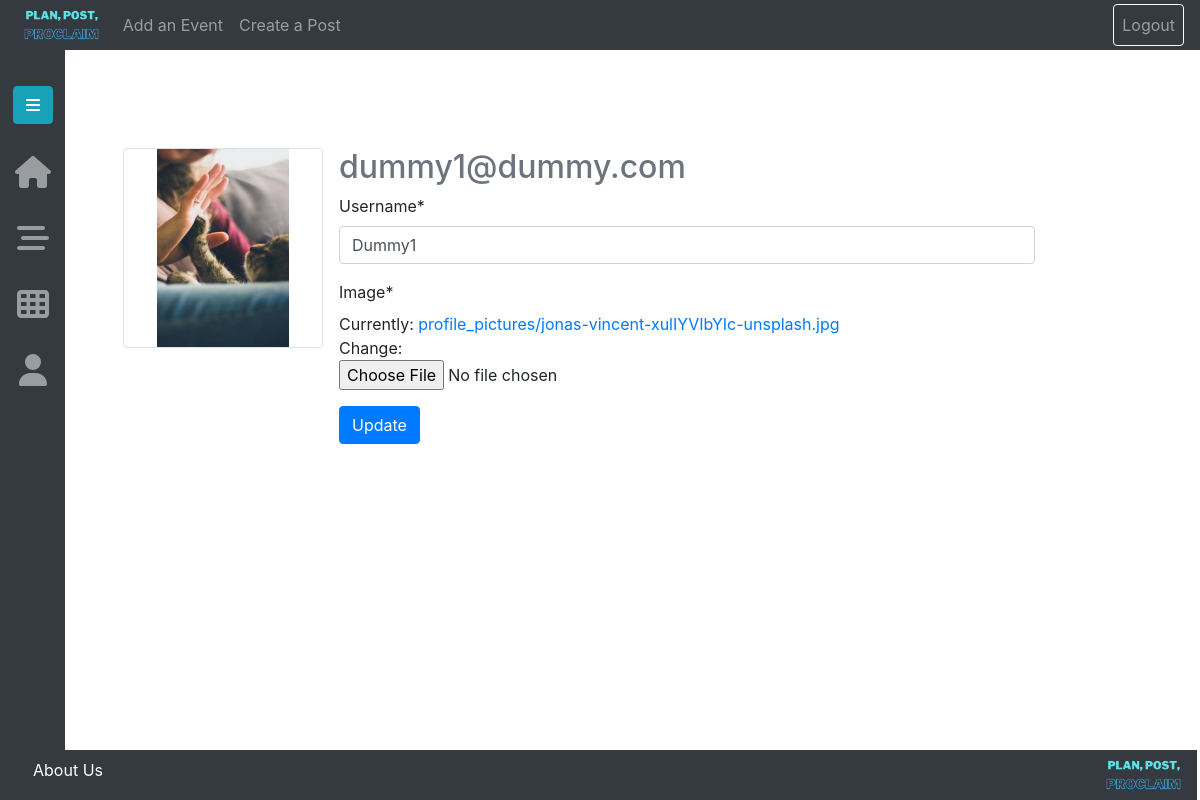
/profile/ (signed in), run on the app's committed database.
### accounts/models.py (models this page shows, shortened)
class User(AbstractUser):
    username = models.CharField(
        _('username'),
        max_length=150,
        unique=True,
        error_messages={
            'unique': _("A user with that username already exists."),
        },
    )
    email = models.EmailField(
        _('email address'),
        unique=True,
        error_messages={
            'unique': _("A user with that Email already exists."),
        },
    )
    EMAIL_FIELD = 'email'
    USERNAME_FIELD = 'email'
    REQUIRED_FIELDS = ['username',]
    objects = UserManager()

class Profile(models.Model):
    user=models.OneToOneField(User,on_delete=models.CASCADE)
    image=models.ImageField(default='default.png',upload_to='profile_pictures')

### accounts/views.py (the view)
# urls.py: path("profile/",account_views.profile,name='profile'),
@login_required
def profile(request):
	if request.method=="POST":
		u_form=UserUpdateForm(request.POST,instance=request.user)
		p_form=ProfileUpdateForm(request.POST,request.FILES, instance=request.user.profile)
		if u_form.is_valid() and p_form.is_valid():
			u_form.save()
			p_form.save()
			messages.success(request,f'Congratulations {request.user.email}, your profile has been updated successfully!')
			return redirect('profile')
	else:
		u_form=UserUpdateForm(instance=request.user)
		p_form=ProfileUpdateForm(instance=request.user.profile)
	context={
		'u_form':u_form,
		'p_form':p_form
		}
	return render(request,'accounts/profile.html',context)

### accounts/forms.py
class UserUpdateForm(forms.ModelForm):
	class Meta:
		model=User
		fields=['username']

class ProfileUpdateForm(forms.ModelForm):
	class Meta:
		model=Profile
		fields=['image']

### accounts/templates/accounts/profile.html (shortened to what this page needs)
{% extends "Base.html" %}
{% load crispy_forms_tags %}
{% block content %}
	<div class="container">
		<div class="media mt-5">
	  		<img id="profile" src="{{ user.profile.image.url }}" class="mr-3 rounded" height="200px" width="200px">
	  		<div class="media-body">
	    		<h2 class="mt-0 text-muted">{{ user.email }}</h2>
				<form method="POST" enctype="multipart/form-data">
					<div class="form-group" width="100px">
						{{ u_form|crispy }}
					</div>
					<div class="form-group">
						{{ p_form|crispy }}
					</div>
					<div class="form-actions">
	            		<button type="submit" class="btn btn-primary">Update</button>
					</div>
				</form>
	  		</div>
		</div>
	</div>
{% endblock %}

### static/css/style.css (style rules this page uses)
#profile { object-fit: contain; border: 1px solid #dee2e6; }

### data on the page
User: profile.image (picture), email "dummy1@dummy.com", username "Dummy1"
